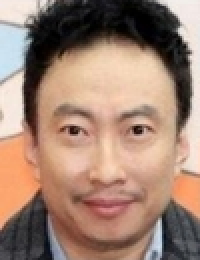
#> input picture 08_image_blending/park.png, 100 x 130 px (shown 2 times larger)
$ python 01_image_blending.py
#> lines starting #> are read from the running program, lines starting #| are printed output that depends on the picture
import os
import numpy as np
import cv2

# Get the path to the current file
cwd = os.path.dirname(os.path.abspath(__file__))

# Change the working directory
os.chdir(cwd)

# Load two images
img_park = cv2.imread('park.png')
#> img_park is the input picture: shape (130, 100, 3); mean B, G, R 113.8, 129.9, 159.6
img_tom = cv2.imread('tom.png')
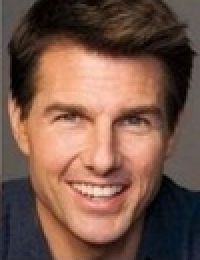
#> input picture 08_image_blending/tom.png, 100 x 130 px (shown 2 times larger)
#> img_tom is the input picture: shape (130, 100, 3); mean B, G, R 73.8, 87.5, 120.1

# Blend those two images
cv2.imshow('Image Blending', cv2.hconcat([img_park, img_park, img_tom]))
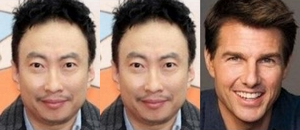
#> window 'Image Blending': shape (130, 300, 3); mean B, G, R 100.5, 115.8, 146.4
cv2.waitKey(0)
for i in np.linspace(0, 1, 100):
    dst = cv2.addWeighted(img_park, 1-i, img_tom, i, 0)
    cv2.imshow('Image Blending', cv2.hconcat([img_park, dst, img_tom]))
    cv2.waitKey(30)
cv2.waitKey(0)
cv2.destroyAllWindows()
